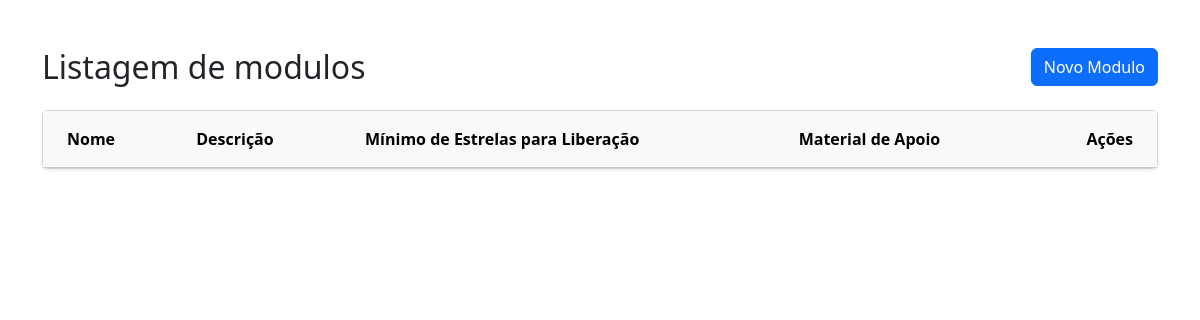
Before: / with the older database file.
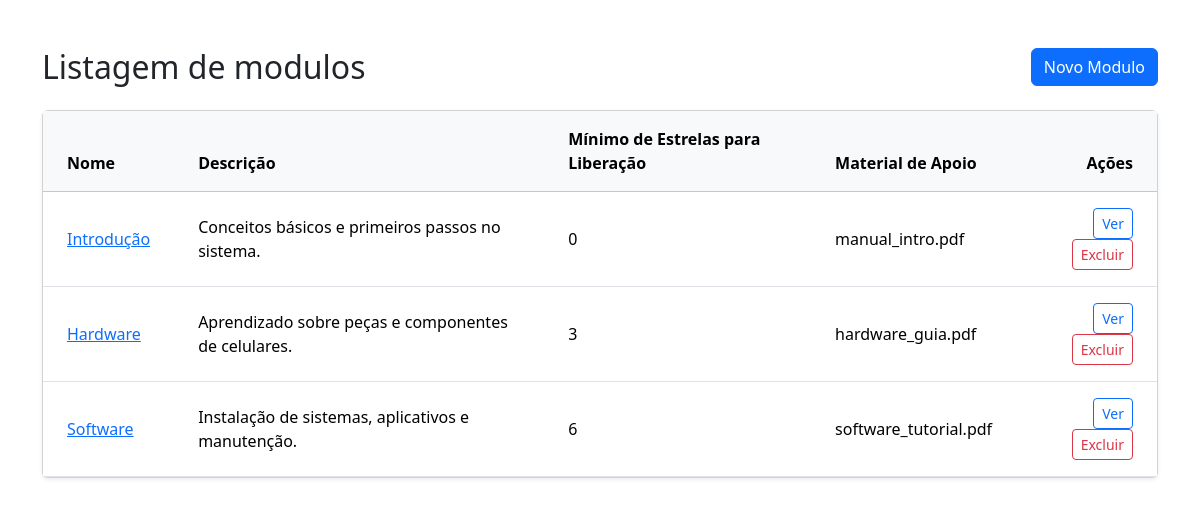
After: the same page with the newer database file.
### tables this page shows
create table if not exists modulos(
    id_modulo INT AUTO_INCREMENT PRIMARY KEY,
    nome CHAR(50) NOT NULL,
    descricao VARCHAR(2000) NOT NULL,
    min_estrelas_liberacao INT(3) NOT NULL,
    material_apoio VARCHAR(200) NOT NULL
);

### app/controllers/ModuloController.php (called while the page is built, shortened)
<?php
class ModuloController extends Controller{
    private ModuloService $moduloService;
    public function __construct()
    {
        $this->moduloService = new ModuloService();
    }
    public function listarTodos(){
        $data['lista'] = $this->moduloService->getModulos();
        $this->view('modulos/modulos_list', $data);
    }
}

### app/core/Router.php (called while the page is built, shortened)
<?php
class Router
{
    private array $routes = [];
    public function get($route, $action){
        $this->routes[] = [
            'method' => 'get',
            'route' => $route,
            'action' => $action
        ];
    }
    public function post($route, $action){
        $this->routes[] = [
            'method' => 'post',
            'route' => $route,
            'action' => $action
        ];
    }
    public function run()
    {
        $uri  = parse_url($_SERVER['REQUEST_URI'], PHP_URL_PATH);
        $method = strtolower($_SERVER['REQUEST_METHOD']);
        foreach ($this->routes as $route) {
            if ($route['route'] == $uri && $route['method'] == $method) {
                return $this->dispatch($route);
            }
        }
        exit('Rota não encontrada');
    }
    public function dispatch($route){
        list($controller, $method) = explode('@', $route['action']);
        $controller = new $controllerClass;
        $controller->$method();
    }
}

### public/index.php (called while the page is built, shortened)
<?php
require_once __DIR__ . '/../app/core/Autoload.php';
$router = new Router();
$router->get('/', 'ModuloController@listarTodos');
$router->get('/modulos', 'ModuloController@listarTodos');
$router->get('/modulos/modulo', 'ModuloController@listarModulo');
$router->get('/modulos/cadastrar', 'ModuloController@criar');
$router->post('/modulos/salvar', 'ModuloController@salvar');
$router->get('/modulos/editar', 'ModuloController@editar');
$router->post('/modulos/atualizar', 'ModuloController@atualizar');
$router->get('/modulos/excluir', 'ModuloController@excluir');
$router->get('/fases/cadastrar', 'FaseController@criar');
$router->post('/fases/salvar', 'FaseController@salvar');
$router->get('/fases/editar', 'FaseController@editar');
$router->post('/fases/atualizar', 'FaseController@atualizar');
$router->get('/fases/excluir', 'FaseController@excluir');
$router->run();

### app/repositories/ModuloRepository.php (called while the page is built, shortened)
<?php
class ModuloRepository{
    private PDO $connection;
    function __construct()
    {
        $this->connection = ConnectionFactory::getConnection();
    }
    public function getModulos(): array{
        $stm = $this->connection->prepare("SELECT * FROM modulos");
        $stm->execute();
        $modulos = $stm->fetchAll();
        return $modulos;
    }
}

### app/database/ConnectionFactory.php (called while the page is built, shortened)
<?php
class ConnectionFactory {
    private static ?PDO $connection = null;
    public static function getConnection(){
        if (self::$connection == null) {
            try {
                $dsn = "mysql:host=" . DB_HOST . ";dbname=" . DB_NAME ;
                self::$connection = self::createConnection($dsn);
            } catch(Exception $e){
                print("Não foi possível acessar o banco:  " . DB_NAME);
                print("<br>O erro foi: ". $e->getMessage());
                print("<br>Tentando inicializar o banco de dados...");
                $dsn = "mysql:host=" . DB_HOST;
                self::$connection = self::createConnection($dsn);
                $databaseInit = new DatabaseInitializer();
                $databaseInit->init(self::$connection);
                $dsn = "mysql:host=" . DB_HOST . ";dbname=" . DB_NAME ;
                self::$connection = self::createConnection($dsn);
            }
        }
        return self::$connection;
    }
    private static function createConnection(string $dsn){
        $connection = new PDO($dsn, DB_USER, DB_PASS);
        $connection->setAttribute(PDO::ATTR_ERRMODE, PDO::ERRMODE_EXCEPTION);
        $connection->setAttribute(PDO::ATTR_DEFAULT_FETCH_MODE, PDO::FETCH_ASSOC);
        return $connection;
    }
}

### app/services/ModuloService.php (called while the page is built, shortened)
<?php
class ModuloService{
    private ModuloRepository $repository;
    public function __construct()
    {
        $this->repository = new ModuloRepository();
    }
    public function getModulos(): array{
        return $this->repository->getModulos();
    }
}

### app/core/Autoload.php (called while the page is built, shortened)
<?php
spl_autoload_register(function ($class) {
    $prefix = 'app\\';
    $baseDir = __DIR__ . '/../';
    if (str_starts_with($class, $prefix)) {
        $path = substr($class, strlen($prefix));
        $classFile = $baseDir .  str_replace('\\', '/', $path) . '.php';
    } else {
        throw new Exception("A classe {$class} não pode ser carregada");
    }
});

### app/views/modulos/modulos_list.php (the view, shortened to what this page needs)
<!DOCTYPE html>
<html lang="pt-br">
<head>
    <link href="https://cdn.jsdelivr.net/npm/bootstrap@5.3.3/dist/css/bootstrap.min.css" rel="stylesheet">
</head>
<body>
    <div class="container py-5">
        <div class="d-flex justify-content-between align-items-center mb-4">
            <h2 class="mb-0">Listagem de modulos</h2>
            <a href="<?= URL_BASE ?>/modulos/cadastrar" class="btn btn-primary">
                <i class="bi bi-plus-circle"></i> Novo Modulo
            </a>
        </div>
        <div class="card shadow-sm">
            <div class="card-body p-0">
                <div class="table-responsive">
                    <table class="table table-hover mb-0">
                        <thead class="table-light">
                            <tr>
                                <th class="px-4 py-3">Nome</th>
                                <th class="px-4 py-3">Descrição</th>
                                <th class="px-4 py-3">Mínimo de Estrelas para Liberação</th>
                                <th class="px-4 py-3">Material de Apoio</th>
                                <th class="px-4 py-3 text-end">Ações</th>
                            </tr>
                        </thead>
                        <tbody>
                            <?php foreach ($lista as $modulo): ?>
                                <tr>
                                    <td class="px-4 py-3 align-middle"><a href='<?= URL_BASE ?>/fases/fases_list?id_modulo=<?= $modulo['id_modulo'] ?>'><?= $modulo['nome'] ?></a></td>
                                    <td class="px-4 py-3 align-middle"><?= $modulo['descricao'] ?></td>
                                    <td class="px-4 py-3 align-middle"><?= $modulo['min_estrelas_liberacao'] ?></td>
                                    <td class="px-4 py-3 align-middle"><?= $modulo['material_apoio'] ?></td>
                                    <td class="px-4 py-3 align-middle text-end">
                                        <a href='<?= URL_BASE ?>/modulos/modulo?id=<?= $modulo['id_modulo'] ?>' class="btn btn-sm btn-outline-primary">
                                            <i class="bi bi-eye"></i> Ver
                                        </a>
                                        <a href="<?= URL_BASE ?>/modulos/excluir?id=<?= $modulo['id_modulo'] ?>" class="btn btn-sm btn-outline-danger" onclick="return confirm('Deseja excluir este módulo?')">
                                            <i class="bi bi-trash"></i> Excluir
                                        </a>
                                    </td>
                                </tr>
                            <?php endforeach; ?>
                        </tbody>
                    </table>
                </div>
            </div>
        </div>
    </div>
</body>
</html>

### app/core/Controller.php (shortened to what this page needs)
<?php
class Controller
{
    public function view(string $view, ?array $data = null)
    {
        $path = __DIR__ . "/../views/$view.php";
        if (file_exists($path)) {
            require_once $path;
        } else {
            print 'A view solicitada não foi encontrada: ' . $view;
        }
    }
}

Changed rows visible on the page:
added modulos: nome "Introdução", descricao "Conceitos básicos e primeiros passos no sistema.", min_estrelas_liberacao "0", material_apoio "manual_intro.pdf"
added modulos: nome "Hardware", descricao "Aprendizado sobre peças e componentes de celulares.", min_estrelas_liberacao "3", material_apoio "hardware_guia.pdf"
added modulos: nome "Software", descricao "Instalação de sistemas, aplicativos e manutenção.", min_estrelas_liberacao "6", material_apoio "software_tutorial.pdf"
